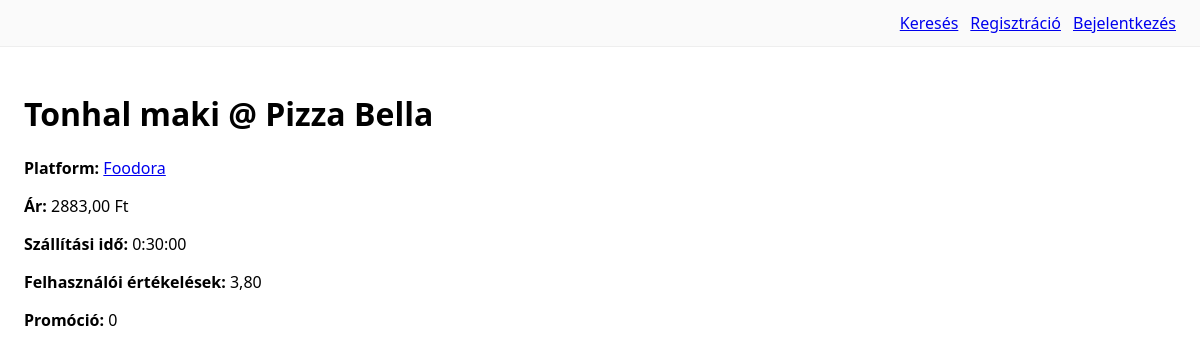
The app's page /info/4/, older data.
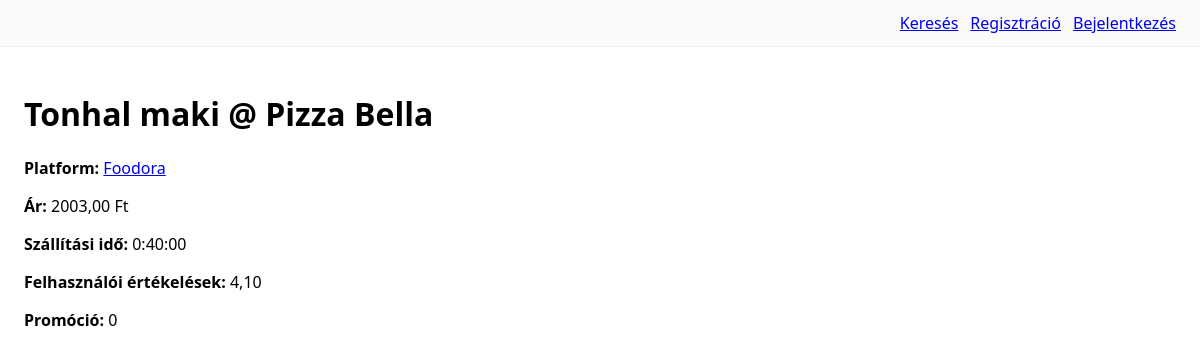
The same page, newer data.
### compare/models.py (models this page shows, shortened)
class EtteremEtelInfo(models.Model):
    etel = models.ForeignKey("catalog.Etel", on_delete=models.CASCADE, related_name="etterem_info", verbose_name="Étel")
    etterem = models.ForeignKey("catalog.Etterem", on_delete=models.CASCADE, related_name="etel_info", verbose_name="Étterem")
    platform = models.CharField("Platform", max_length=20, choices=PLATFORMOK, default="egyeb")
    ar = models.DecimalField("Ár (HUF)", max_digits=10, decimal_places=2)
    szallitas_ido = models.DurationField("Szállítási idő", null=True, blank=True)
    felhaszn_ertekelesek = models.DecimalField("Felhasználói értékelések (átlag)", max_digits=3, decimal_places=2, null=True, blank=True)
    promocio = models.CharField("Promóció", max_length=255, blank=True)
    class Meta:
        verbose_name="Étterem–Étel információ"; verbose_name_plural="Étterem–Étel információk"
        unique_together=("etel","etterem","platform")
        indexes=[models.Index(fields=["etel"]), models.Index(fields=["etterem"]), models.Index(fields=["platform"])]

### catalog/models.py (models this page shows, shortened)
class Etel(models.Model):
    nev = models.CharField(max_length=150)
    leiras = models.TextField(blank=True)
    kategoria = models.CharField(max_length=50, blank=True)
    kep_url = models.URLField(blank=True)

class Etterem(models.Model):
    nev = models.CharField(max_length=150)
    cim = models.CharField(max_length=250, blank=True)
    platform = models.CharField(max_length=20, choices=PLATFORMOK, default="egyeb")
    platform_logo_url = models.URLField(blank=True)
    platform_url = models.URLField(blank=True)
    def get_platform_url(self) -> str:
        if self.platform_url:
            return self.platform_url
        defaults = {
            "wolt": "https://wolt.com",
            "foodora": "https://www.foodora.hu",
            "bolt": "https://bolt.eu/hu",
            "egyeb": "#",
        }
        return defaults.get(self.platform, "#")

### compare/views.py (the view)
# urls.py: path("info/<int:pk>/", views.InfoDetailView.as_view(), name="info_detail"),
class InfoDetailView(DetailView):
    model = EtteremEtelInfo
    template_name = "compare/info_detail.html"

### templates/compare/info_detail.html (shortened to what this page needs)
{% extends "_base.html" %}
{% block content %}
<h1>{{ object.etel.nev }} @ {{ object.etterem.nev }}</h1>
<p><b>Platform:</b>
  {% if object.etterem.get_platform_url %}
    <a href="{{ object.etterem.get_platform_url }}" target="_blank" rel="noopener">
      {{ object.etterem.get_platform_display }}
    </a>
  {% else %}
    {{ object.etterem.get_platform_display }}
  {% endif %}
</p>
<p><b>Ár:</b> {{ object.ar }} Ft</p>
<p><b>Szállítási idő:</b> {{ object.szallitas_ido }}</p>
<p><b>Felhasználói értékelések:</b> {{ object.felhaszn_ertekelesek|default:"–" }}</p>
<p><b>Promóció:</b> {{ object.promocio|default:"–" }}</p>
{% endblock %}

Row changes from the older to the newer data that the page shows:
changed EtteremEtelInfo "Tonhal maki": ar "2883,00" → "2003,00"; szallitas_ido "0:30:00" → "0:40:00"; felhaszn_ertekelesek "3,80" → "4,10"
